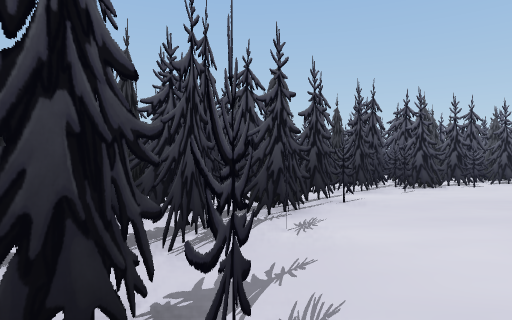
[1] (above)

14 first-person views from a walk through a scene from a Unity 3-D project. The camera is 1.3 m above the floor, looks level and sees 75° across. The floor is counted in squares, 2 m on a side. Each view is taken from the middle of a square. On the plan, view 1 faces up. The plan holds only what a view shows up to about 10 squares ahead; the rest is blank. The place goes on beyond the plan. The player is left out.

[2]
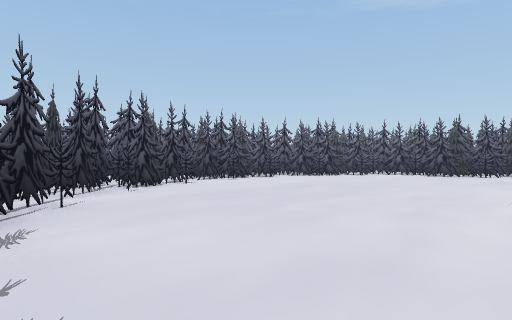

[3]
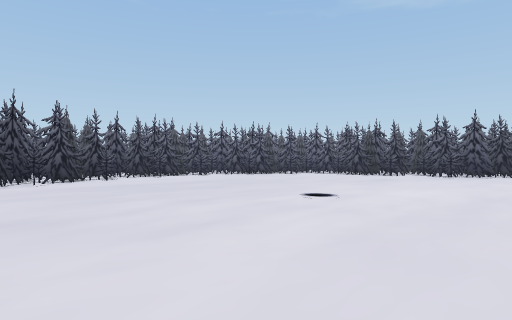

[4]
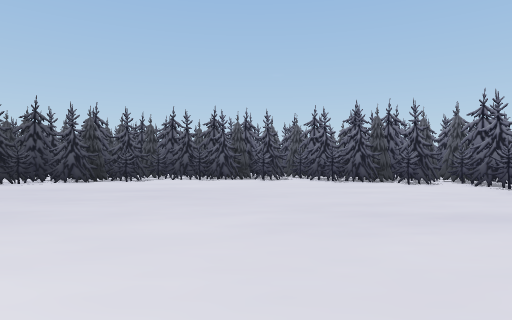

[5]
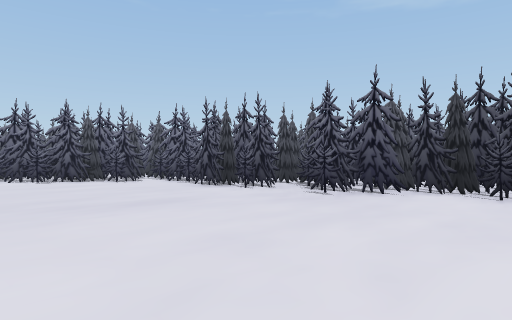

[6]
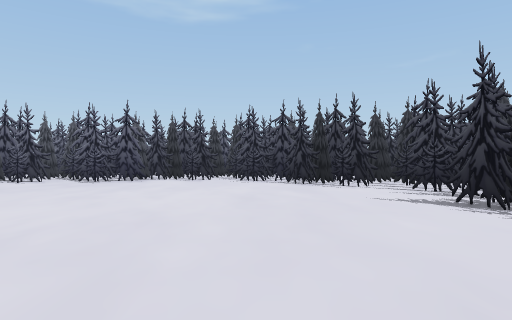

[7]
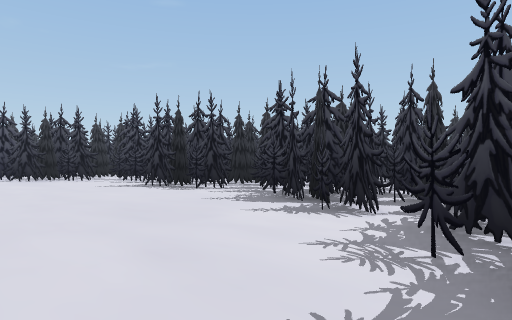

[8]
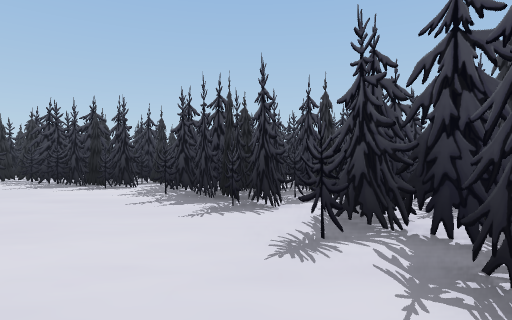

[9]
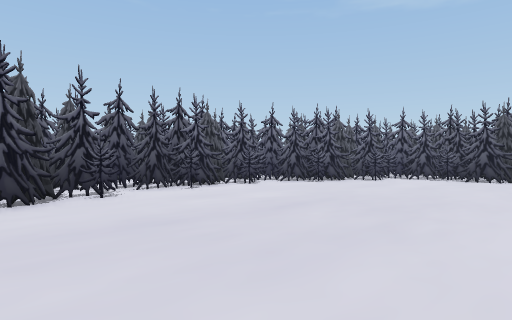

[10]
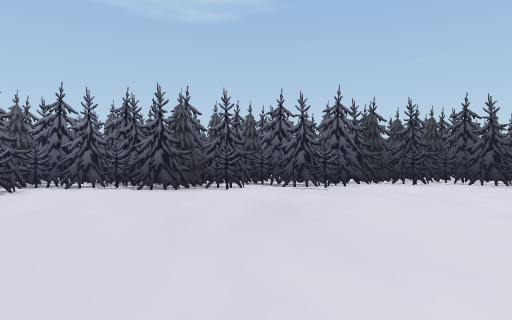

[11]
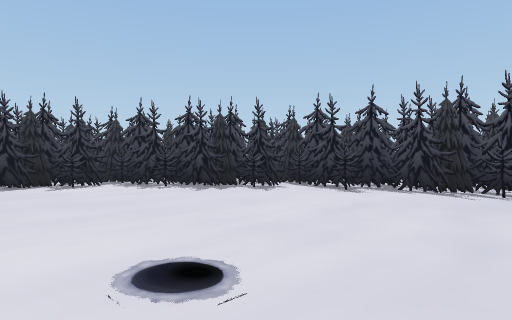

[12]
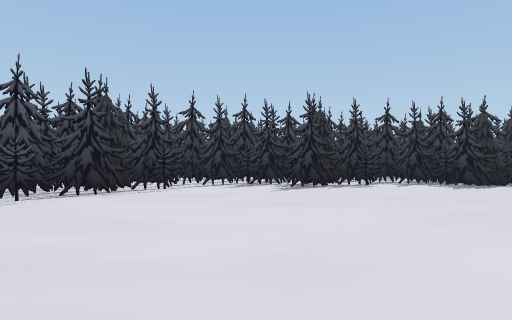

[13]
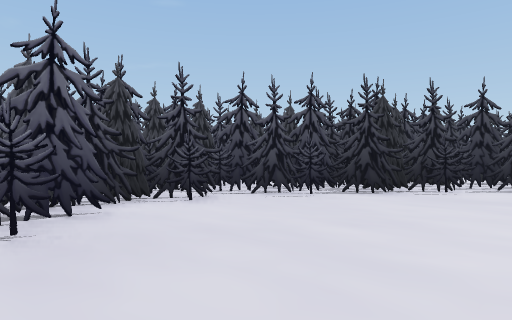

[14]
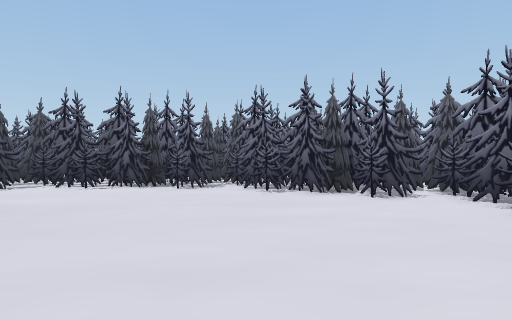

### Floor plan
Key: @ floor where view 1 was taken; # wall or solid block; . floor.
Columns run from 1 left of view 1 to 16 right of it. Each row starts with its distance up from view 1.
  9      #########
  8    ####.....####
  7   ###.........###
  6   #.............#
  5  ##............##
  4 ##.............##
  3 ##.............##
  2 #...............#
  1 ##..............##
  0 #@..............##
 -1 #................#
 -2 ##...............#
 -3 ##...............#
 -4  ##.............##
 -5  ###............##
 -6   ###.........###
 -7    ####....##.##
 -8      ###.######
 -9       #####

Positions as (right, up) in squares from view 1, and headings:
1: (0, 0), facing up
2: (0, 0), facing up-right
3: (1, -3), facing up-right
4: (9, -2), facing up
5: (9, -3), facing up-right
6: (5, -4), facing right
7: (2, -3), facing down-right
8: (1, 1), facing down
9: (3, 2), facing up-right
10: (7, 2), facing right
11: (7, 2), facing down-left
12: (11, 1), facing down
13: (11, 1), facing down-right
14: (11, 1), facing up
